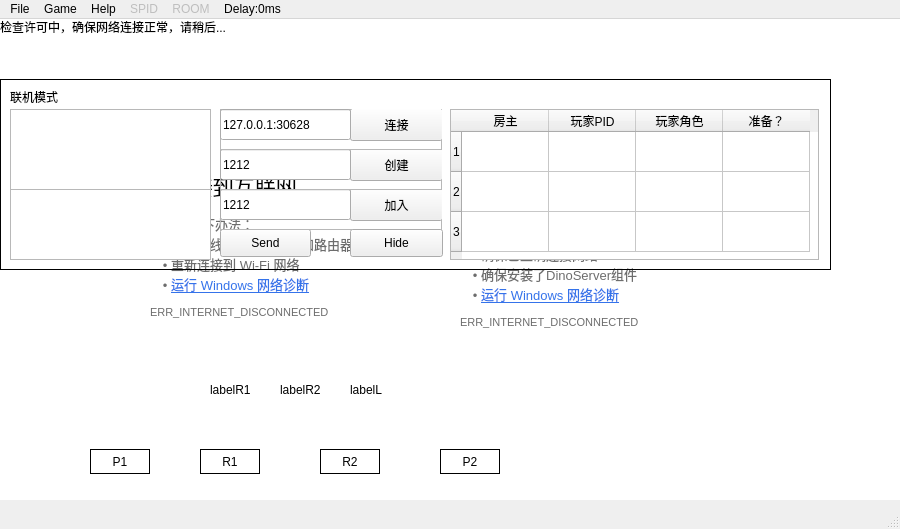
<?xml version="1.0" encoding="UTF-8"?>
<ui version="4.0">
 <class>DinoOLClass</class>
 <widget class="QMainWindow" name="DinoOLClass">
  <property name="geometry">
   <rect>
    <x>0</x>
    <y>0</y>
    <width>900</width>
    <height>529</height>
   </rect>
  </property>
  <property name="windowTitle">
   <string>DinoOL</string>
  </property>
  <widget class="QWidget" name="centralWidget">
   <property name="focusPolicy">
    <enum>Qt::NoFocus</enum>
   </property>
   <widget class="QLabel" name="label">
    <property name="geometry">
     <rect>
      <x>150</x>
      <y>60</y>
      <width>50</width>
      <height>51</height>
     </rect>
    </property>
    <property name="frameShape">
     <enum>QFrame::NoFrame</enum>
    </property>
    <property name="lineWidth">
     <number>1</number>
    </property>
    <property name="text">
     <string>&lt;html&gt;&lt;head/&gt;&lt;body&gt;&lt;p&gt;&lt;img src=&quot;:/pic/gif/dino_start&quot;/&gt;&lt;/p&gt;&lt;/body&gt;&lt;/html&gt;</string>
    </property>
   </widget>
   <widget class="QLabel" name="label_2">
    <property name="geometry">
     <rect>
      <x>150</x>
      <y>130</y>
      <width>271</width>
      <height>191</height>
     </rect>
    </property>
    <property name="styleSheet">
     <string notr="true">font: 9pt &quot;微软雅黑&quot;;</string>
    </property>
    <property name="text">
     <string>&lt;html&gt;&lt;head/&gt;&lt;body&gt;&lt;p&gt;&lt;span style=&quot; font-size:16pt;&quot;&gt;未连接到互联网&lt;/span&gt;&lt;/p&gt;&lt;p&gt;&lt;span style=&quot; font-size:10pt; color:#6d6d6d;&quot;&gt;请试试以下办法：&lt;br/&gt;&lt;/span&gt;&lt;span style=&quot; font-size:10pt; color:#ffffff;&quot;&gt;---&lt;/span&gt;&lt;span style=&quot; font-size:10pt; color:#6d6d6d;&quot;&gt;• 检查网线、调制解调器和路由器&lt;br/&gt;&lt;/span&gt;&lt;span style=&quot; font-size:10pt; color:#ffffff;&quot;&gt;---&lt;/span&gt;&lt;span style=&quot; font-size:10pt; color:#6d6d6d;&quot;&gt;• 重新连接到 Wi-Fi 网络&lt;br/&gt;&lt;/span&gt;&lt;span style=&quot; font-size:10pt; color:#ffffff;&quot;&gt;---&lt;/span&gt;&lt;span style=&quot; font-size:10pt; color:#6d6d6d;&quot;&gt;• &lt;/span&gt;&lt;a href=&quot;C:\Windows\System32\msdt.exe -skip TRUE -path C:\Windows\diagnostics\system\networking -ep NetworkDiagnosticsPNI&quot;&gt;&lt;span style=&quot; font-size:10pt; text-decoration: underline; color:#3573ea;&quot;&gt;运行 Windows 网络诊断&lt;/span&gt;&lt;/a&gt;&lt;/p&gt;&lt;p&gt;&lt;span style=&quot; font-size:8pt; color:#6d6d6d;&quot;&gt;ERR_INTERNET_DISCONNECTED&lt;/span&gt;&lt;/p&gt;&lt;/body&gt;&lt;/html&gt;</string>
    </property>
   </widget>
   <widget class="QLabel" name="labRoad">
    <property name="geometry">
     <rect>
      <x>150</x>
      <y>94</y>
      <width>41</width>
      <height>16</height>
     </rect>
    </property>
    <property name="text">
     <string>&lt;html&gt;&lt;head/&gt;&lt;body&gt;&lt;p&gt;&lt;img src=&quot;:/pic/png/road&quot;/&gt;&lt;/p&gt;&lt;/body&gt;&lt;/html&gt;</string>
    </property>
   </widget>
   <widget class="QTextBrowser" name="whitebg">
    <property name="enabled">
     <bool>true</bool>
    </property>
    <property name="geometry">
     <rect>
      <x>0</x>
      <y>0</y>
      <width>901</width>
      <height>481</height>
     </rect>
    </property>
    <property name="focusPolicy">
     <enum>Qt::ClickFocus</enum>
    </property>
    <property name="frameShape">
     <enum>QFrame::NoFrame</enum>
    </property>
   </widget>
   <widget class="QLabel" name="label_3">
    <property name="geometry">
     <rect>
      <x>460</x>
      <y>130</y>
      <width>271</width>
      <height>191</height>
     </rect>
    </property>
    <property name="styleSheet">
     <string notr="true">font: 9pt &quot;微软雅黑&quot;;</string>
    </property>
    <property name="text">
     <string>&lt;html&gt;&lt;head/&gt;&lt;body&gt;&lt;p&gt;&lt;span style=&quot; font-size:16pt;&quot;&gt;按空格键开始游戏&lt;/span&gt;&lt;span style=&quot; font-size:16pt; vertical-align:sub;&quot;&gt;后按↑召唤2号&lt;/span&gt;&lt;/p&gt;&lt;p&gt;&lt;span style=&quot; font-size:10pt; color:#6d6d6d;&quot;&gt;如果无效请试试以下办法：&lt;br/&gt;&lt;/span&gt;&lt;span style=&quot; font-size:10pt; color:#ffffff;&quot;&gt;---&lt;/span&gt;&lt;span style=&quot; font-size:10pt; color:#6d6d6d;&quot;&gt;• 点击窗口空白处&lt;br/&gt;&lt;/span&gt;&lt;span style=&quot; font-size:10pt; color:#ffffff;&quot;&gt;---&lt;/span&gt;&lt;span style=&quot; font-size:10pt; color:#6d6d6d;&quot;&gt;• 确保已正确连接网络&lt;/span&gt;&lt;br/&gt;&lt;span style=&quot; font-size:10pt; color:#ffffff;&quot;&gt;---&lt;/span&gt;&lt;span style=&quot; font-size:10pt; color:#6d6d6d;&quot;&gt;• 确保安装了DinoServer组件&lt;br/&gt;&lt;/span&gt;&lt;span style=&quot; font-size:10pt; color:#ffffff;&quot;&gt;---&lt;/span&gt;&lt;span style=&quot; font-size:10pt; color:#6d6d6d;&quot;&gt;• &lt;/span&gt;&lt;a href=&quot;C:\Windows\System32\msdt.exe -skip TRUE -path C:\Windows\diagnostics\system\networking -ep NetworkDiagnosticsPNI&quot;&gt;&lt;span style=&quot; font-size:10pt; text-decoration: underline; color:#3573ea;&quot;&gt;运行 Windows 网络诊断&lt;/span&gt;&lt;/a&gt;&lt;/p&gt;&lt;p&gt;&lt;span style=&quot; font-size:8pt; color:#6d6d6d;&quot;&gt;ERR_INTERNET_DISCONNECTED&lt;/span&gt;&lt;/p&gt;&lt;/body&gt;&lt;/html&gt;</string>
    </property>
   </widget>
   <widget class="QFrame" name="frame_4">
    <property name="geometry">
     <rect>
      <x>0</x>
      <y>60</y>
      <width>831</width>
      <height>191</height>
     </rect>
    </property>
    <property name="frameShape">
     <enum>QFrame::Box</enum>
    </property>
    <property name="frameShadow">
     <enum>QFrame::Plain</enum>
    </property>
    <widget class="QTextBrowser" name="txtGet">
     <property name="geometry">
      <rect>
       <x>10</x>
       <y>30</y>
       <width>201</width>
       <height>81</height>
      </rect>
     </property>
     <property name="focusPolicy">
      <enum>Qt::NoFocus</enum>
     </property>
    </widget>
    <widget class="QPlainTextEdit" name="txtSend">
     <property name="geometry">
      <rect>
       <x>10</x>
       <y>110</y>
       <width>201</width>
       <height>71</height>
      </rect>
     </property>
     <property name="focusPolicy">
      <enum>Qt::ClickFocus</enum>
     </property>
    </widget>
    <widget class="QPushButton" name="btnSend">
     <property name="geometry">
      <rect>
       <x>220</x>
       <y>150</y>
       <width>91</width>
       <height>28</height>
      </rect>
     </property>
     <property name="focusPolicy">
      <enum>Qt::NoFocus</enum>
     </property>
     <property name="text">
      <string>Send</string>
     </property>
    </widget>
    <widget class="QFrame" name="frame_3">
     <property name="geometry">
      <rect>
       <x>220</x>
       <y>110</y>
       <width>222</width>
       <height>41</height>
      </rect>
     </property>
     <property name="frameShape">
      <enum>QFrame::StyledPanel</enum>
     </property>
     <property name="frameShadow">
      <enum>QFrame::Raised</enum>
     </property>
     <widget class="QLineEdit" name="txtRoom">
      <property name="geometry">
       <rect>
        <x>0</x>
        <y>0</y>
        <width>131</width>
        <height>31</height>
       </rect>
      </property>
      <property name="focusPolicy">
       <enum>Qt::ClickFocus</enum>
      </property>
      <property name="text">
       <string>1212</string>
      </property>
     </widget>
     <widget class="QPushButton" name="btnJoin">
      <property name="geometry">
       <rect>
        <x>130</x>
        <y>-1</y>
        <width>93</width>
        <height>33</height>
       </rect>
      </property>
      <property name="focusPolicy">
       <enum>Qt::NoFocus</enum>
      </property>
      <property name="text">
       <string>加入</string>
      </property>
     </widget>
    </widget>
    <widget class="QFrame" name="frame_2">
     <property name="geometry">
      <rect>
       <x>220</x>
       <y>70</y>
       <width>222</width>
       <height>41</height>
      </rect>
     </property>
     <property name="frameShape">
      <enum>QFrame::StyledPanel</enum>
     </property>
     <property name="frameShadow">
      <enum>QFrame::Raised</enum>
     </property>
     <widget class="QLineEdit" name="txtNewRoom">
      <property name="geometry">
       <rect>
        <x>0</x>
        <y>0</y>
        <width>131</width>
        <height>31</height>
       </rect>
      </property>
      <property name="focusPolicy">
       <enum>Qt::ClickFocus</enum>
      </property>
      <property name="text">
       <string>1212</string>
      </property>
     </widget>
     <widget class="QPushButton" name="btnCreRoom">
      <property name="geometry">
       <rect>
        <x>130</x>
        <y>-1</y>
        <width>93</width>
        <height>33</height>
       </rect>
      </property>
      <property name="focusPolicy">
       <enum>Qt::NoFocus</enum>
      </property>
      <property name="text">
       <string>创建</string>
      </property>
     </widget>
    </widget>
    <widget class="QFrame" name="frame">
     <property name="geometry">
      <rect>
       <x>220</x>
       <y>30</y>
       <width>222</width>
       <height>41</height>
      </rect>
     </property>
     <property name="frameShape">
      <enum>QFrame::StyledPanel</enum>
     </property>
     <property name="frameShadow">
      <enum>QFrame::Raised</enum>
     </property>
     <widget class="QLineEdit" name="txtServer">
      <property name="geometry">
       <rect>
        <x>0</x>
        <y>0</y>
        <width>131</width>
        <height>31</height>
       </rect>
      </property>
      <property name="focusPolicy">
       <enum>Qt::ClickFocus</enum>
      </property>
      <property name="text">
       <string>127.0.0.1:30628</string>
      </property>
     </widget>
     <widget class="QPushButton" name="btnCon">
      <property name="geometry">
       <rect>
        <x>130</x>
        <y>-1</y>
        <width>93</width>
        <height>33</height>
       </rect>
      </property>
      <property name="focusPolicy">
       <enum>Qt::NoFocus</enum>
      </property>
      <property name="text">
       <string>连接</string>
      </property>
     </widget>
    </widget>
    <widget class="QPushButton" name="btnHD">
     <property name="geometry">
      <rect>
       <x>350</x>
       <y>150</y>
       <width>93</width>
       <height>28</height>
      </rect>
     </property>
     <property name="focusPolicy">
      <enum>Qt::NoFocus</enum>
     </property>
     <property name="text">
      <string>Hide</string>
     </property>
    </widget>
    <widget class="QLabel" name="labelLog">
     <property name="geometry">
      <rect>
       <x>10</x>
       <y>10</y>
       <width>481</width>
       <height>16</height>
      </rect>
     </property>
     <property name="text">
      <string>联机模式</string>
     </property>
    </widget>
    <widget class="QTableWidget" name="tableRoomer">
     <property name="geometry">
      <rect>
       <x>450</x>
       <y>30</y>
       <width>369</width>
       <height>151</height>
      </rect>
     </property>
     <property name="focusPolicy">
      <enum>Qt::NoFocus</enum>
     </property>
     <property name="editTriggers">
      <set>QAbstractItemView::NoEditTriggers</set>
     </property>
     <property name="rowCount">
      <number>3</number>
     </property>
     <attribute name="horizontalHeaderDefaultSectionSize">
      <number>87</number>
     </attribute>
     <attribute name="verticalHeaderDefaultSectionSize">
      <number>40</number>
     </attribute>
     <row/>
     <row/>
     <row/>
     <column>
      <property name="text">
       <string>房主</string>
      </property>
     </column>
     <column>
      <property name="text">
       <string>玩家PID</string>
      </property>
     </column>
     <column>
      <property name="text">
       <string>玩家角色</string>
      </property>
     </column>
     <column>
      <property name="text">
       <string>准备？</string>
      </property>
     </column>
    </widget>
   </widget>
   <widget class="QLabel" name="labelR1">
    <property name="geometry">
     <rect>
      <x>210</x>
      <y>340</y>
      <width>72</width>
      <height>61</height>
     </rect>
    </property>
    <property name="frameShape">
     <enum>QFrame::NoFrame</enum>
    </property>
    <property name="text">
     <string>labelR1</string>
    </property>
   </widget>
   <widget class="QLabel" name="labelR2">
    <property name="geometry">
     <rect>
      <x>280</x>
      <y>340</y>
      <width>72</width>
      <height>61</height>
     </rect>
    </property>
    <property name="frameShape">
     <enum>QFrame::NoFrame</enum>
    </property>
    <property name="text">
     <string>labelR2</string>
    </property>
   </widget>
   <widget class="QLabel" name="lab">
    <property name="geometry">
     <rect>
      <x>0</x>
      <y>0</y>
      <width>361</width>
      <height>16</height>
     </rect>
    </property>
    <property name="frameShape">
     <enum>QFrame::NoFrame</enum>
    </property>
    <property name="lineWidth">
     <number>1</number>
    </property>
    <property name="text">
     <string/>
    </property>
   </widget>
   <widget class="QLabel" name="lab_2">
    <property name="geometry">
     <rect>
      <x>530</x>
      <y>0</y>
      <width>361</width>
      <height>16</height>
     </rect>
    </property>
    <property name="layoutDirection">
     <enum>Qt::LeftToRight</enum>
    </property>
    <property name="frameShape">
     <enum>QFrame::NoFrame</enum>
    </property>
    <property name="lineWidth">
     <number>1</number>
    </property>
    <property name="text">
     <string/>
    </property>
    <property name="alignment">
     <set>Qt::AlignRight|Qt::AlignTrailing|Qt::AlignVCenter</set>
    </property>
   </widget>
   <widget class="QLabel" name="lab_3">
    <property name="geometry">
     <rect>
      <x>530</x>
      <y>20</y>
      <width>361</width>
      <height>16</height>
     </rect>
    </property>
    <property name="layoutDirection">
     <enum>Qt::LeftToRight</enum>
    </property>
    <property name="frameShape">
     <enum>QFrame::NoFrame</enum>
    </property>
    <property name="lineWidth">
     <number>1</number>
    </property>
    <property name="text">
     <string/>
    </property>
    <property name="alignment">
     <set>Qt::AlignRight|Qt::AlignTrailing|Qt::AlignVCenter</set>
    </property>
   </widget>
   <widget class="QLabel" name="labelL">
    <property name="geometry">
     <rect>
      <x>350</x>
      <y>340</y>
      <width>72</width>
      <height>61</height>
     </rect>
    </property>
    <property name="frameShape">
     <enum>QFrame::NoFrame</enum>
    </property>
    <property name="text">
     <string>labelL</string>
    </property>
   </widget>
   <widget class="QLabel" name="labelP">
    <property name="geometry">
     <rect>
      <x>90</x>
      <y>430</y>
      <width>60</width>
      <height>25</height>
     </rect>
    </property>
    <property name="styleSheet">
     <string notr="true">font: 14pt &quot;黑体&quot;;</string>
    </property>
    <property name="frameShape">
     <enum>QFrame::Box</enum>
    </property>
    <property name="text">
     <string>P1</string>
    </property>
    <property name="alignment">
     <set>Qt::AlignCenter</set>
    </property>
   </widget>
   <widget class="QLabel" name="labelP1">
    <property name="geometry">
     <rect>
      <x>200</x>
      <y>430</y>
      <width>60</width>
      <height>25</height>
     </rect>
    </property>
    <property name="styleSheet">
     <string notr="true">font: 14pt &quot;黑体&quot;;</string>
    </property>
    <property name="frameShape">
     <enum>QFrame::Box</enum>
    </property>
    <property name="text">
     <string>R1</string>
    </property>
    <property name="alignment">
     <set>Qt::AlignCenter</set>
    </property>
   </widget>
   <widget class="QLabel" name="labelP2">
    <property name="geometry">
     <rect>
      <x>320</x>
      <y>430</y>
      <width>60</width>
      <height>25</height>
     </rect>
    </property>
    <property name="styleSheet">
     <string notr="true">font: 14pt &quot;黑体&quot;;</string>
    </property>
    <property name="frameShape">
     <enum>QFrame::Box</enum>
    </property>
    <property name="text">
     <string>R2</string>
    </property>
    <property name="alignment">
     <set>Qt::AlignCenter</set>
    </property>
   </widget>
   <widget class="QLabel" name="labelPL">
    <property name="geometry">
     <rect>
      <x>440</x>
      <y>430</y>
      <width>60</width>
      <height>25</height>
     </rect>
    </property>
    <property name="styleSheet">
     <string notr="true">font: 14pt &quot;黑体&quot;;</string>
    </property>
    <property name="frameShape">
     <enum>QFrame::Box</enum>
    </property>
    <property name="text">
     <string>P2</string>
    </property>
    <property name="alignment">
     <set>Qt::AlignCenter</set>
    </property>
   </widget>
   <widget class="QLabel" name="lab_4">
    <property name="geometry">
     <rect>
      <x>0</x>
      <y>20</y>
      <width>361</width>
      <height>16</height>
     </rect>
    </property>
    <property name="frameShape">
     <enum>QFrame::NoFrame</enum>
    </property>
    <property name="lineWidth">
     <number>1</number>
    </property>
    <property name="text">
     <string/>
    </property>
   </widget>
   <widget class="QLabel" name="lab_5">
    <property name="geometry">
     <rect>
      <x>0</x>
      <y>40</y>
      <width>831</width>
      <height>16</height>
     </rect>
    </property>
    <property name="text">
     <string/>
    </property>
   </widget>
   <widget class="QLabel" name="labelchklcs">
    <property name="geometry">
     <rect>
      <x>0</x>
      <y>0</y>
      <width>391</width>
      <height>16</height>
     </rect>
    </property>
    <property name="text">
     <string>检查许可中，确保网络连接正常，请稍后...</string>
    </property>
   </widget>
   <zorder>whitebg</zorder>
   <zorder>labRoad</zorder>
   <zorder>label</zorder>
   <zorder>label_2</zorder>
   <zorder>label_3</zorder>
   <zorder>labelR1</zorder>
   <zorder>labelR2</zorder>
   <zorder>lab</zorder>
   <zorder>lab_2</zorder>
   <zorder>lab_3</zorder>
   <zorder>labelL</zorder>
   <zorder>labelP</zorder>
   <zorder>labelP1</zorder>
   <zorder>labelP2</zorder>
   <zorder>labelPL</zorder>
   <zorder>lab_4</zorder>
   <zorder>frame_4</zorder>
   <zorder>lab_5</zorder>
   <zorder>labelchklcs</zorder>
  </widget>
  <widget class="QMenuBar" name="menuBar">
   <property name="geometry">
    <rect>
     <x>0</x>
     <y>0</y>
     <width>900</width>
     <height>26</height>
    </rect>
   </property>
   <widget class="QMenu" name="menuFile">
    <property name="title">
     <string>File</string>
    </property>
    <addaction name="actionRun_as_a_server"/>
    <addaction name="separator"/>
    <addaction name="actionExit"/>
   </widget>
   <widget class="QMenu" name="menuGame">
    <property name="title">
     <string>Game</string>
    </property>
    <addaction name="actionConnect_a_server"/>
    <addaction name="separator"/>
    <addaction name="actionCreate_a_room"/>
    <addaction name="actionJoin_a_room"/>
   </widget>
   <widget class="QMenu" name="menuHelp">
    <property name="title">
     <string>Help</string>
    </property>
    <addaction name="actionDebug"/>
   </widget>
   <widget class="QMenu" name="menuSPID">
    <property name="enabled">
     <bool>false</bool>
    </property>
    <property name="title">
     <string>SPID</string>
    </property>
   </widget>
   <widget class="QMenu" name="menuROOM">
    <property name="enabled">
     <bool>false</bool>
    </property>
    <property name="title">
     <string>ROOM</string>
    </property>
   </widget>
   <widget class="QMenu" name="menuDelay">
    <property name="title">
     <string>Delay:0ms</string>
    </property>
   </widget>
   <addaction name="menuFile"/>
   <addaction name="menuGame"/>
   <addaction name="menuHelp"/>
   <addaction name="menuSPID"/>
   <addaction name="menuROOM"/>
   <addaction name="menuDelay"/>
  </widget>
  <widget class="QStatusBar" name="statusBar"/>
  <action name="actionExit">
   <property name="text">
    <string>Exit</string>
   </property>
  </action>
  <action name="actionCreate_a_room">
   <property name="text">
    <string>Create a room</string>
   </property>
  </action>
  <action name="actionJoin_a_room">
   <property name="text">
    <string>Join a room</string>
   </property>
  </action>
  <action name="actionRun_as_a_server">
   <property name="text">
    <string>Run as a server</string>
   </property>
  </action>
  <action name="actionConnect_a_server">
   <property name="text">
    <string>Connect a server</string>
   </property>
  </action>
  <action name="actionDebug">
   <property name="text">
    <string>Debug</string>
   </property>
  </action>
 </widget>
 <layoutdefault spacing="6" margin="11"/>
 <resources>
  <include location="dinool.qrc"/>
 </resources>
 <connections/>
</ui>
